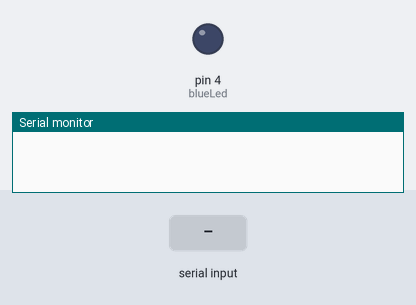
Simulated run of this sketch. Board: Arduino Uno, built with avr-gcc and run on an emulated ATmega328P. Parts: output pins drawn as LEDs (lit = HIGH), the last lines printed to the serial monitor. The test bench sets the inputs (shaded band).

Above: at 1.2 s.
1.3 s: "1" received over Serial
At 2.2 s:
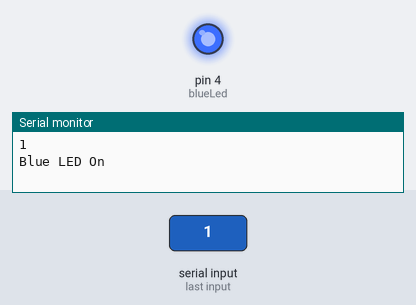
2.8 s: "2" received over Serial
At 3.3 s:
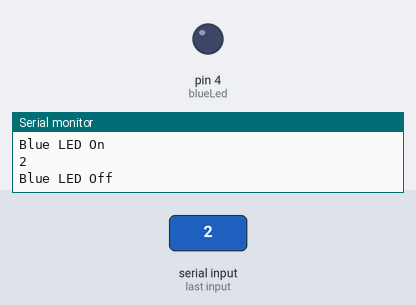
Timing chart, 0 to 5.8 s (numbered marks = the images above; inputs shaded):
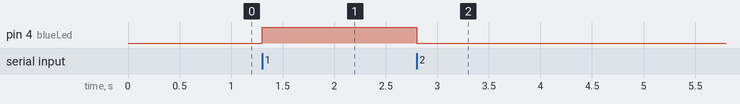

Measured:
- after the input at 1.3 s, pin 4 (blueLed): LOW → HIGH at once
- after the input at 2.8 s, pin 4 (blueLed): HIGH → LOW at once

The sketch:

Bluetooth.ino
```cpp
int blueLed = 4;
char data;

void setup() {
  // put your setup code here, to run once:
  pinMode(blueLed, OUTPUT);
  Serial.begin(9600);
}

void loop() {
  while (Serial.available() > 0) {     //wait here until the data is available
    data = Serial.read();
    Serial.println(data);
  }

  if (data == '1') {
    digitalWrite(blueLed, HIGH);
    Serial.println("Blue LED On");
    data = '4';
  }

  if (data == '2') {
    digitalWrite(blueLed, LOW);
    Serial.println("Blue LED Off");
    data = '4';
  }

}
```
